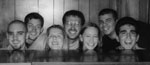
%> input picture 7 Year 3 University Matlab Video Analytics Group Project/csc3067-2021-g38/Resources/Provided/im1.jpg, 150 x 65 px
$ octave HaarCascadeRunner.m   (GNU Octave 9; MATLAB toolbox functions it lacks are replaced by stand-ins)
%> lines starting %> are read from the running program, lines starting %| are printed output that depends on the picture
### 6 Year 3 University Matlab Video Analytics Group Project/csc3067-2021-g38/Functions/HaarCascadeScripts/ObjectDetection.m
function Objects = ObjectDetection(Picture,FilenameHaarcasade,Options)
% This function ObjectDetection is an implementation of the Detection in
% the Viola-Jones framework. In this framework  Haar-like features are used for
% rapid object detection. It supports the trained classifiers in the
% XML files of OpenCV which can be download as part of the OPENCV software
% on opencv.willowgarage.com
%
% Objects=ObjectDetection(I,FilenameHaarcasade,Options)
%
% inputs,
%   I : 2D image, or Filename of an image
%   FilenameHaarcasade : The filename of a Matlab file with a Haarcasade
%			which is created from an OpenCV xml file, using the
%			function ConvertHaarcasadeXMLOpenCV.
%   Options : A struct with options
%   Options.ScaleUpdate : The scale update, default 1/1.2
%   Options.Resize : If boolean is true (default), the function will
%               resize the image to maximum size 384 for less cpu-time
%   Options.Verbose : Display process information
%
% outputs,
%   Objects : An array n x 4 with [x y width height] of the detected
%               objects
%
% Literature :
%   - Rainer Linehart and Jochend Maydt, "An Extended Set of Haar-like
%	Features for Rapid Object Detection"
%   - Paul viola and Michael J. Jones, "Rapid Object Detection using
% 	a Boosted Cascade of Simple Features", 2001
%
% Example 1,
%   % Detect Faces
%   Options.Resize=false;
%   ObjectDetection('1.jpg','haarcascade_frontalface_alt.mat',Options);
%
% Example 2,
%   Objects=ObjectDetection(I,FilenameHaarcasade);
%   ShowDetectionResult(I,Objects);
%
% Function is written by D.Kroon University of Twente (November 2010)

% The default Options
defaultoptions=struct('ScaleUpdate',1/1.2,'Resize',true,'Verbose',true);

% Add subfunction path to Matlab Search Path
functionname='ObjectDetection.m';
functiondir=which(functionname);
functiondir=functiondir(1:end-length(functionname));
addpath([functiondir '/SubFunctions'])

% Check inputs
if(ischar(Picture))
    if(~exist(Picture,'file'))
        error('face_detect:inputs','Image not Found');
    end
end
if(~exist(FilenameHaarcasade,'file'))
    error('face_detect:inputs','Haarcasade not Found');
end

% Process input options
if(~exist('Options','var')), Options=defaultoptions;
else
    tags = fieldnames(defaultoptions);
    for i=1:length(tags),
        if(~isfield(Options,tags{i})), Options.(tags{i})=defaultoptions.(tags{i}); end
    end
    if(length(tags)~=length(fieldnames(Options))),
        warning('image_registration:unknownoption','unknown options found');
    end
end

% Read the Picture from file if Picture is a filename
if(ischar(Picture))
    Picture = imread(Picture);
end

% Get the HaarCasade for the object detection
HaarCasade=GetHaarCasade(FilenameHaarcasade);

% Display the Haar features used at every stage
%ShowHaarCasade(HaarCasade);

% Get the integral images
IntegralImages= GetIntergralImages(Picture,Options);

%Draw the integral images
figure
subplot(1,2,1), imagesc(IntegralImages.ii)
subplot(1,2,2), imagesc(IntegralImages.ii2)


Objects = HaarCasadeObjectDetection(IntegralImages,HaarCasade,Options);

% Show the finale results
if(nargout==0)
    ShowDetectionResult(Picture,Objects);
end

% [26 lines of commented-out code are left out]
if(nargout==0)
    ShowDetectionResult(Picture,Objects);
end

### 7 Year 3 University Matlab Video Analytics Group Project/csc3067-2021-g38/Functions/HaarCascadeScripts/HaarCascadeRunner.m
close all
clear all

%adding paths to provided resources, function and variable storage
addpath('./Resources/Provided/');
addpath('./Functions/');
addpath('./Variables/');

image1 = imread(strcat('./Resources/Provided/im1.jpg'));
%> image1 is the input picture: size 65x150 uint8; min 3, max 236, mean 89.4
image2 = imread(strcat('./Resources/Provided/im2.jpg'));
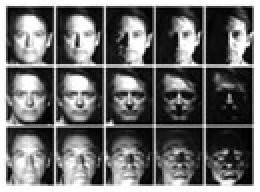
%> input picture 7 Year 3 University Matlab Video Analytics Group Project/csc3067-2021-g38/Resources/Provided/im2.jpg, 130 x 96 px (shown 2 times larger)
%> image2 is the input picture: size 96x130 uint8; min 0, max 255, mean 109.2
image3 = imread(strcat('./Resources/Provided/im3.jpg'));
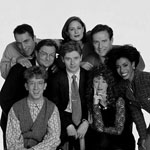
%> input picture 7 Year 3 University Matlab Video Analytics Group Project/csc3067-2021-g38/Resources/Provided/im3.jpg, 150 x 150 px
%> image3 is the input picture: size 150x150 uint8; min 0, max 255, mean 101
image4 = imread(strcat('./Resources/Provided/im4.jpg'));
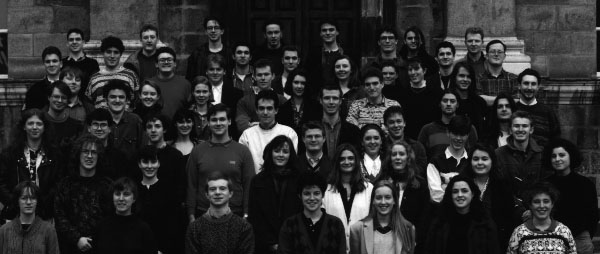
%> input picture 7 Year 3 University Matlab Video Analytics Group Project/csc3067-2021-g38/Resources/Provided/im4.jpg, 600 x 254 px
%> image4 is the input picture: size 254x600 uint8; min 0, max 255, mean 44

for i = 1:4
    if i==1
        currentImage=image1;
    elseif i==2
        currentImage=image2;
    elseif i==3
        currentImage=image3;
    else
        currentImage=image4;
    end
    ObjectDetection(currentImage, 'haarcascade_frontalface_alt.mat');
%> the run ends on the next line
